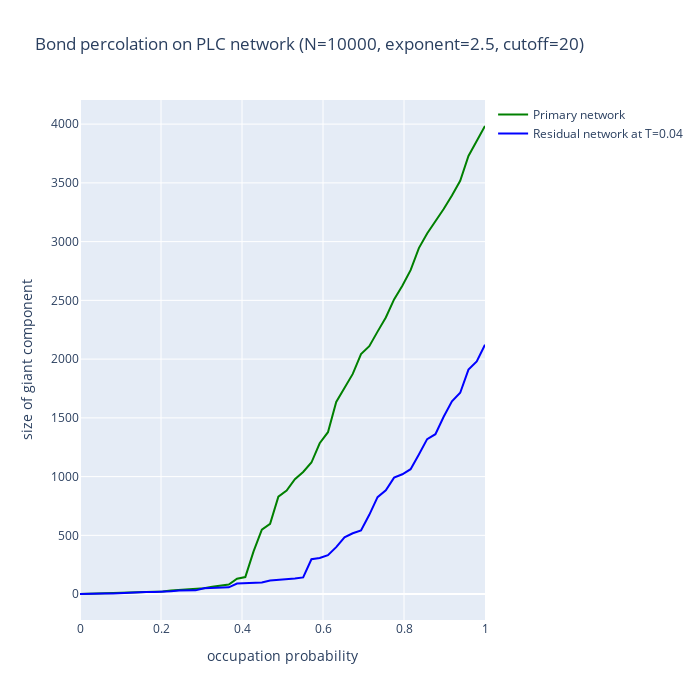

The notebook cell this image was saved under:
### Markdown cell above
We may use this datset to plot the size of the GCC in the primary network, and compare it to the size of the GCC in the corresponding residual network.

### Code cell
# primary percolation process
basedf = df[df[ResidualBondPercolation.DEPTH_RESIDUAL] == 0]
primary = go.Scatter(x=basedf[ResidualBondPercolation.P_RESIDUAL(0)], y=basedf[ResidualBondPercolation.GCC_RESIDUAL],
                     mode='lines', marker=dict(color='green'),
                     name='Primary network'
                    )

# residual at the chosen point in the primary percolation process
p = ps[2]
basedf = df[df[ResidualBondPercolation.DEPTH_RESIDUAL] == 1]
basedf = basedf[basedf[ResidualBondPercolation.P_RESIDUAL(0)] == p]
residual = go.Scatter(x=basedf[ResidualBondPercolation.P_RESIDUAL(1)], y=basedf[ResidualBondPercolation.GCC_RESIDUAL],
                      mode='lines', marker=dict(color='blue'),
                      name=f'Residual network at T={p:.2f}'
                     )

layout = go.Layout(title=f'Bond percolation on PLC network (N={N}, exponent={alpha}, cutoff={kappa})',
                  xaxis_title='occupation probability',
                  yaxis_title='size of giant component', width=700, height=700)
fig = go.Figure(data=[primary, residual], layout=layout)
fig.show()

### Figure 1 — Plotly figure (JSON) as saved in the notebook; plotly's stock layout.template omitted (floating-point values rounded to 4 significant figures)
{"data": [{"marker": {"color": "green"}, "mode": "lines", "name": "Primary network", "type": "scatter", "x": [0, 0.02041, 0.04082, 0.06122, 0.08163, 0.102, 0.1224, 0.1429, 0.1633, 0.1837, 0.2041, 0.2245, 0.2449, 0.2653, 0.2857, 0.3061, 0.3265, 0.3469, 0.3673, 0.3878, 0.4082, 0.4286, 0.449, 0.4694, 0.4898, 0.5102, 0.5306, 0.551, 0.5714, 0.5918, 0.6122, 0.6327, 0.6531, 0.6735, 0.6939, 0.7143, 0.7347, 0.7551, 0.7755, 0.7959, 0.8163, 0.8367, 0.8571, 0.8776, 0.898, 0.9184, 0.9388, 0.9592, 0.9796, 1], "y": [1, 3, 5, 10, 10, 11, 12, 12, 15, 20, 23, 31, 36, 41, 47, 50, 63, 73, 82, 131, 145, 364, 548, 598, 829, 881, 978, 1040, 1120, 1284, 1378, 1636, 1750, 1874, 2043, 2110, 2234, 2354, 2508, 2624, 2757, 2945, 3069, 3173, 3278, 3393, 3518, 3729, 3861, 3984]}, {"marker": {"color": "blue"}, "mode": "lines", "name": "Residual network at T=0.04", "type": "scatter", "x": [0, 0.02041, 0.04082, 0.06122, 0.08163, 0.102, 0.1224, 0.1429, 0.1633, 0.1837, 0.2041, 0.2245, 0.2449, 0.2653, 0.2857, 0.3061, 0.3265, 0.3469, 0.3673, 0.3878, 0.4082, 0.4286, 0.449, 0.4694, 0.4898, 0.5102, 0.5306, 0.551, 0.5714, 0.5918, 0.6122, 0.6327, 0.6531, 0.6735, 0.6939, 0.7143, 0.7347, 0.7551, 0.7755, 0.7959, 0.8163, 0.8367, 0.8571, 0.8776, 0.898, 0.9184, 0.9388, 0.9592, 0.9796, 1], "y": [1, 4, 4, 5, 6, 10, 10, 15, 18, 18, 20, 25, 31, 32, 32, 49, 50, 56, 58, 90, 94, 95, 99, 116, 120, 128, 133, 142, 297, 307, 331, 400, 483, 518, 541, 675, 825, 883, 991, 1020, 1063, 1189, 1319, 1361, 1509, 1641, 1714, 1911, 1981, 2123]}], "layout": {"height": 700, "title": {"text": "Bond percolation on PLC network (N=10000, exponent=2.5, cutoff=20)"}, "width": 700, "xaxis": {"autorange": true, "range": [0, 1], "title": {"text": "occupation probability"}, "type": "linear"}, "yaxis": {"autorange": true, "range": [-220.3, 4205.0], "title": {"text": "size of giant component"}, "type": "linear"}}}
